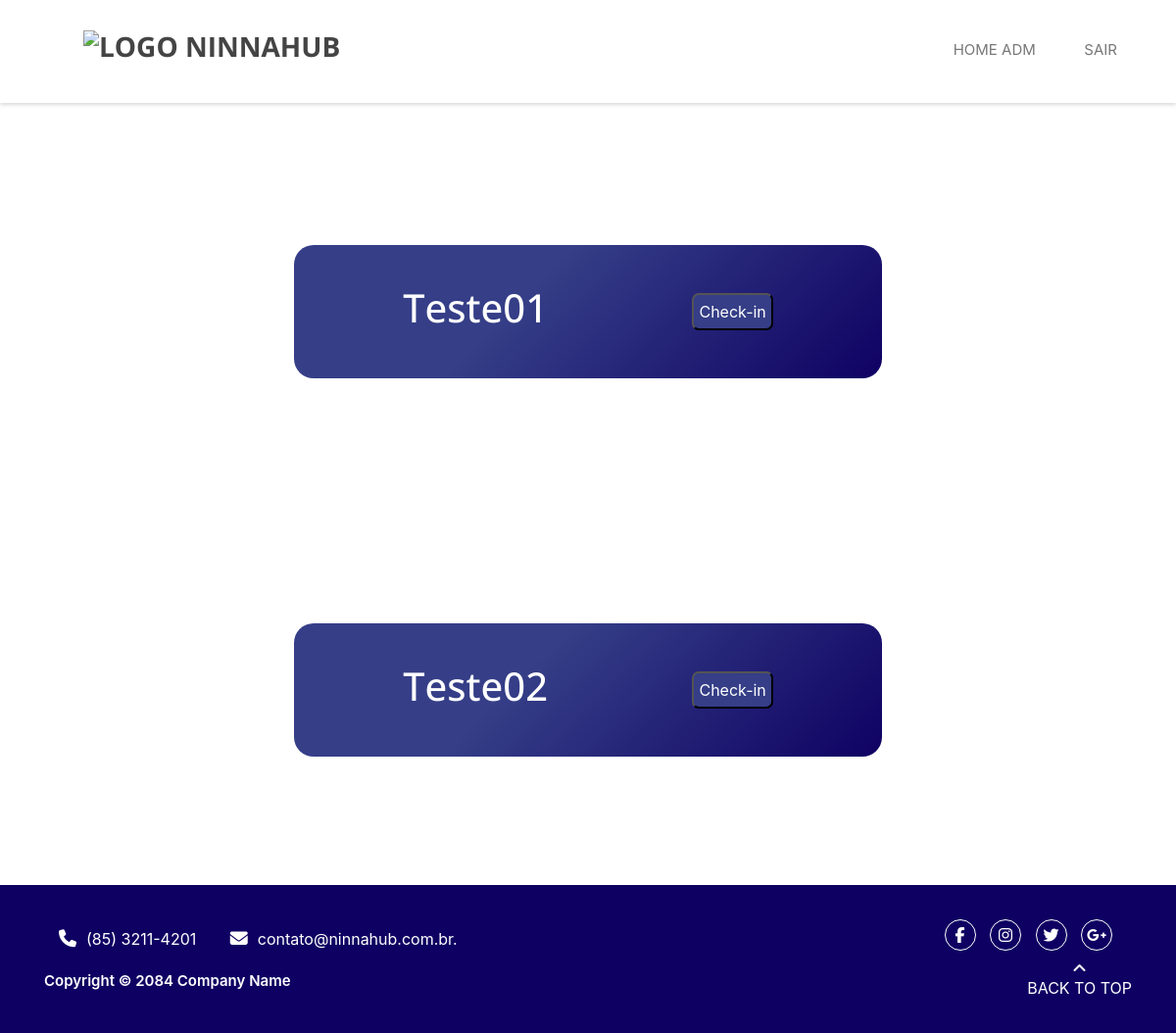
The page /adm/check_in/ (signed in) on the database as committed earlier.
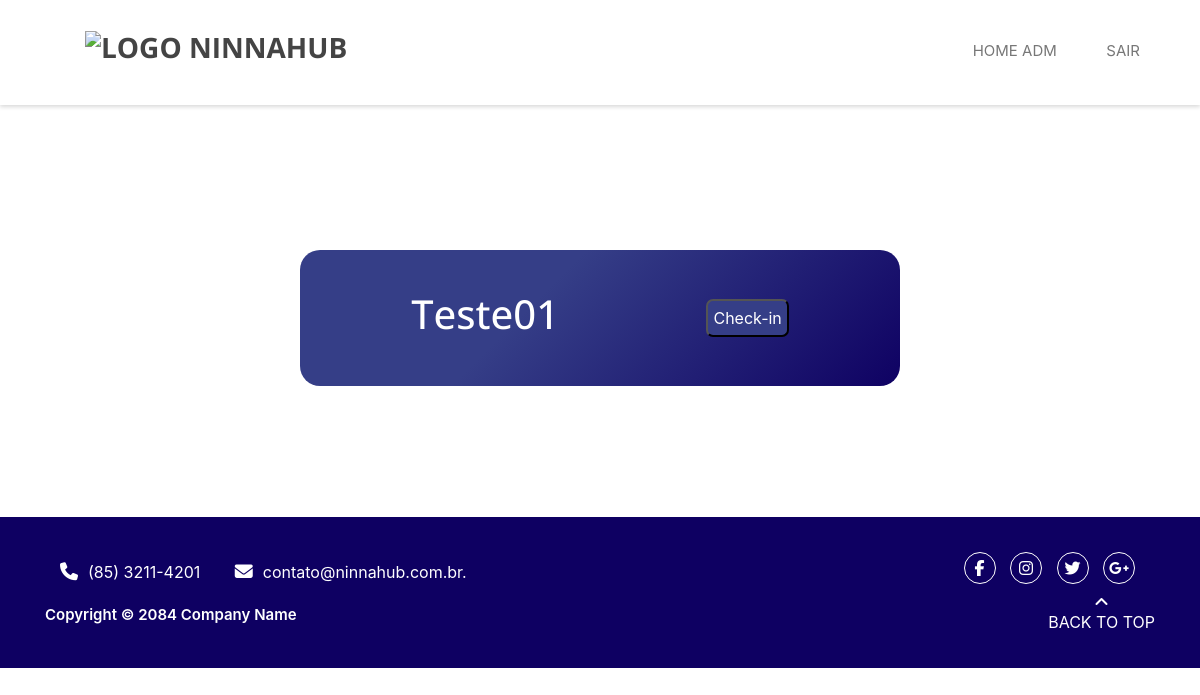
The same page on the database as committed later.
### reserva/models.py (models this page shows, shortened)
class Confirmacao(models.Model):
    token = models.CharField(max_length=64)
    registro = models.ForeignKey(Registro, on_delete=models.DO_NOTHING)
    ativo = models.BooleanField(default=False)
    check_in = models.BooleanField(default=False)
    check_out = models.BooleanField(default=False)
    horario_checkin = models.TimeField()
    horario_checkout = models.TimeField()
    qtd_participantes = models.IntegerField(default=0)
    def __str__(self):
        return self.registro.agente

class Registro(models.Model):
    MANTENEDOR_CHOICES = (
        ('Mantenedor', 'Mantenedor'),
        ('Residente Startup', 'Residente Startup'),
        ('Time Operacional', 'Time Operacional'),
    )
    EVENTO_CHOICES = (
        ('Espaço01', 'Espaço01'),
        ('Espaço02', 'Espaço02'),
        ('Espaço03', 'Espaço03'),
    )
    agente = models.CharField(max_length=30)
    mantenedor = models.CharField(max_length=30, choices=MANTENEDOR_CHOICES)
    empresa = models.CharField(max_length=30)
    email = models.EmailField(max_length=254)
    telefone = models.CharField(max_length=30)
    cpf = CPFField('cpf')
    cnpj = CNPJField('CNPJ')
    nome_evento = models.CharField(max_length=300)
    descricao = models.TextField(max_length=1000)
    lista_participantes = models.FileField(upload_to='lista_participantes/%Y/%m/%d/', blank=True)
    espacos = models.CharField(max_length=30, choices=EVENTO_CHOICES, default='Espaço01')
    data_reserva = models.DateField()
    hora_inicio = models.TimeField()
    hora_fim = models.TimeField()
    confirmacao_email = models.BooleanField(default=False)

### administrador/views.py (the view)
# urls.py: path('check_in/', views.check_in, name='check_in'),
@login_required(login_url='/adm/login')
def check_in(request):
    conteudo = {"casos": Confirmacao.objects.filter(check_in=False).all(),
    }
    return render(request, 'check_in.html',conteudo)

### administrador/templates/check_in.html (shortened to what this page needs)
{% extends 'base.html' %}
{% load static %}
{% block 'body' %}
{% include 'partials/_navbar-adm.html' %}
  {% if user.is_authenticated %}
      {% for caso in casos %}
          <div class="parte-branca">
            <h1>{{caso}}</h1>
              {% if caso.check_in == False%}
                <form action="{%url 'realizar_check_in' caso.id %}" method="POST" name="form" >
                  <button type="submit" class="botao-form">Check-in</button>
                </form>
              {%endif%}
          </div>
      {% endfor %}
  {%endif%}
    {% include 'partials/_footer.html' %}
{% endblock %}

Rows that differ between the two databases and show on the page:
no longer on this page (row edited): Confirmacao: registro.agente "Teste02"
